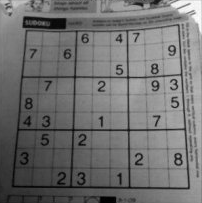
#> input picture opencv/image-processing/hough-line/sudoku.png, 202 x 203 px
$ python hough_line.py   (Python 2 division)
#> lines starting #> are read from the running program, lines starting #| are printed output that depends on the picture; after the words box and inside, x2 and y2 are one past the last pixel; in counts of white or black regions, pixels touching at a corner belong together; long printed decimals are rounded
import cv2
import numpy as np

img = cv2.imread('sudoku.png',1)
#> img is the input picture: shape (203, 202, 3); min 0, max 255, mean 112.2
img = cv2.resize(img,None,fx=3,fy=3,interpolation=cv2.INTER_CUBIC)
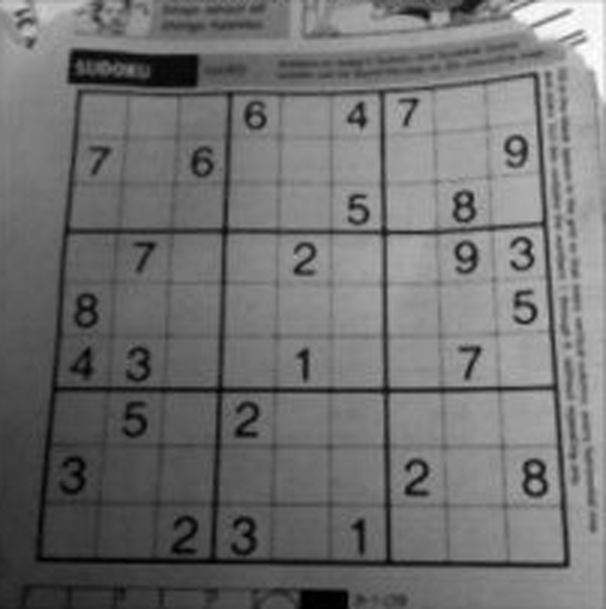
#> img: shape (609, 606, 3); min 0, max 255, mean 112.2
gray = cv2.cvtColor(img,cv2.COLOR_BGR2GRAY)
edges = cv2.Canny(gray,0,80,apertureSize=3)
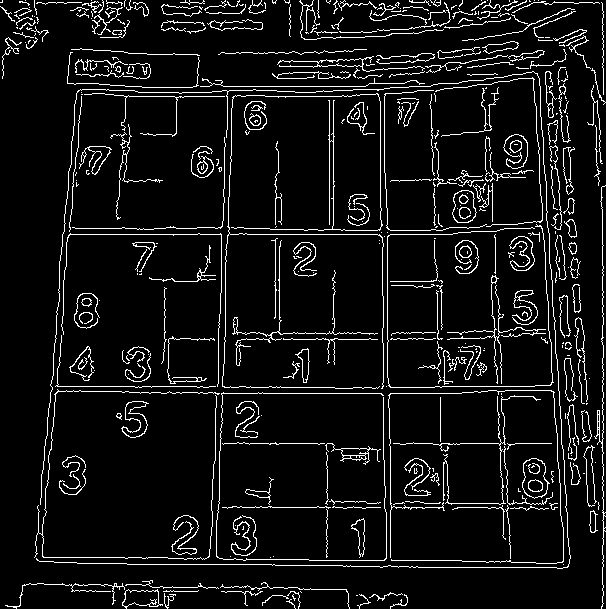
#> edges: shape (609, 606); 7.5% white in thin lines or dots
cv2.imshow('edges',edges)
lines = cv2.HoughLines(edges,1,np.pi/180,110)
#> lines = 113 rows, first 8: [234, 1.57], [602, 0], [386, 1.57], [393, 1.57], [507, 1.57], [443, 1.57], [230, 0.0349], [-530, 3.07]

# rho = x*cos(theta) + y*sin(theta)

for line in lines:
    for rho,theta in line:
        print('[rho,theta] = [%f,%f]' % (rho,theta))
        a = np.cos(theta)
        b = np.sin(theta)
        x0 = a*rho
        y0 = b*rho
        x1 = int(x0 + 1000*(-b))
        y1 = int(y0 + 1000*(a))
        x2 = int(x0 - 1000*(-b))
        y2 = int(y0 - 1000*(a))

        cv2.line(img,(x1,y1),(x2,y2),(0,0,255),1)
#> this loop made 113 passes
#> line on passes 1 to 12: [[234, 1.57]], [[602, 0]], [[386, 1.57]], [[393, 1.57]], [[507, 1.57]], [[443, 1.57]], [[230, 0.0349]], [[-530, 3.07]], [[235, 0.0349]], [[-382, 3.12]], [[84, 0.0873]], [[-551, 3.07]]
#| [rho,theta] = [234.000,1.571]
#| [rho,theta] = [602.000,0]
#| [rho,theta] = [386.000,1.571]
#| [rho,theta] = [393.000,1.571]
#| [rho,theta] = [507.000,1.571]
#| [rho,theta] = [443.000,1.571]
#| [rho,theta] = [230.000,0.03491]
#| [rho,theta] = [-530.000,3.072]
#> (further printed lines are left out)
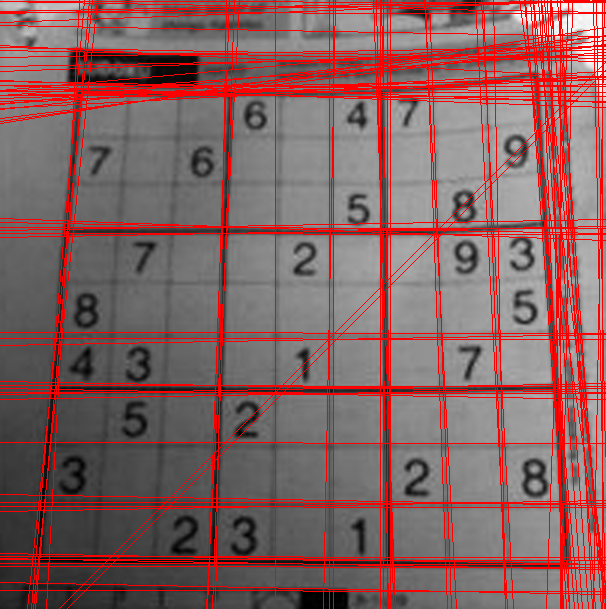
#> img: shape (609, 606, 3); 15.44% of pixels changed, all inside (x1, y1, x2, y2) = (0, 0, 606, 609)

print len(lines)
#| 113

cv2.imshow('img',img)
cv2.waitKey(0)
cv2.destroyAllWindows()
